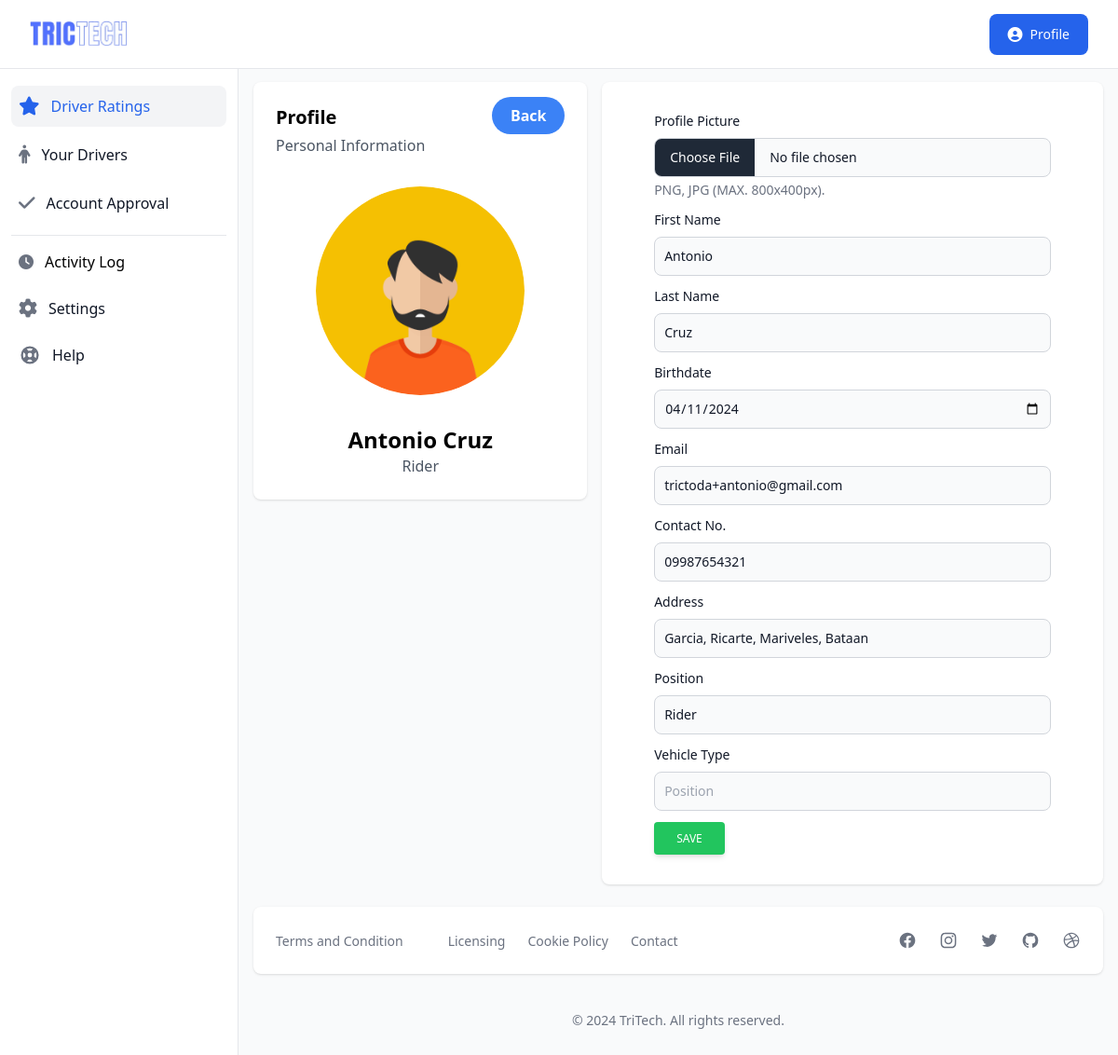
Page /operator/profile.php (signed in) on the committed database.
### tables this page shows
CREATE TABLE `account` (
  `id` int(11) NOT NULL,
  `unique_id` varchar(100) NOT NULL,
  `profile_img` varchar(250) DEFAULT NULL,
  `fname` varchar(50) NOT NULL,
  `lname` varchar(50) NOT NULL,
  `email` varchar(50) NOT NULL,
  `contact` varchar(20) NOT NULL,
  `birthdate` varchar(20) DEFAULT NULL,
  `address` varchar(100) DEFAULT NULL,
  `password` varchar(255) NOT NULL,
  `status` varchar(20) NOT NULL,
  `suspension` varchar(30) DEFAULT 'NO',
  `suspension_reason` varchar(255) DEFAULT NULL,
  `position` varchar(20) NOT NULL,
  `type` varchar(30) NOT NULL,
  `vercode` varchar(6) DEFAULT NULL,
  `date` varchar(50) NOT NULL
);

### operator/profile.php (the view, shortened to what this page needs)
<?php
    include '../database/connect.php';
    $getUser = $_SESSION['user'] ?? "";
    $unique_id = $_SESSION['unique_id'] ?? "";
    $sqlUser = mysqli_query($conn,"SELECT * FROM account WHERE unique_id = '$unique_id';");
    if(mysqli_num_rows($sqlUser) > 0){
        while($row = mysqli_fetch_assoc($sqlUser)){
            $getFName = $row["fname"];
            $getLName = $row["lname"];
            $getPosition = $row["position"];
            $getBirth = $row["birthdate"];
            $getContact = $row["contact"];
            $getAddress = $row["address"];
            $getType = $row["type"];
            $getProfileImg = $row['profile_img'];
        }
    }
?>
<!DOCTYPE html>
<html lang="en">
<head>
    <link rel="stylesheet" href="../dist/output.css">
    <link rel="stylesheet" href="https://cdn.datatables.net/1.13.1/css/jquery.dataTables.min.css">
    <link rel="stylesheet" href="https://cdnjs.cloudflare.com/ajax/libs/font-awesome/6.2.1/css/all.min.css" />
    <link rel="stylesheet" href="https://cdn.jsdelivr.net/npm/tw-elements/dist/css/index.min.css" />
    <script src="https://cdn.tailwindcss.com"></script>
</head>
<body>
    <div>
        <nav class="bg-white border-b border-gray-200 fixed z-30 w-full">
            <div class="px-3 py-3 lg:px-5 lg:pl-3">
                <div class="flex items-center justify-between">
                    <div class="flex items-center justify-start">
                        <a href="dashboard.php" class="text-xl font-bold flex items-center p-2 lg:ml-2.5">
                            <img class="w-20 lg:w-28" src="../images/logo.png" alt="logo">
                        </a>
                    </div>
                    <div class="flex items-center">
                        <div class="hidden lg:block">
                            <a href="#" id="dropdownDefault" data-dropdown-toggle="dropdown" class="sm:inline-flex ml-5 text-white bg-blue-600 hover:bg-blue-700 focus:ring-4 font-medium rounded-lg text-sm px-5 py-2.5 text-center items-center mr-3">
                                <i class="mr-2 text-base fa fa-user-circle" aria-hidden="true"></i>
                                Profile
                            </a>
                        </div>
                    </div>
                </div>
            </div>
        </nav>
        <div class="flex overflow-hidden bg-white pt-16">
            <aside id="sidebar" class="fixed hidden z-20 h-full top-0 left-0 pt-16 flex lg:flex flex-shrink-0 flex-col w-64 transition-width duration-75" aria-label="Sidebar">
                <div class="relative flex-1 flex flex-col min-h-0 border-r border-gray-200 bg-white pt-0">
                    <div class="flex-1 flex flex-col pt-5 pb-4 overflow-y-auto">
                        <div class="flex-1 px-3 bg-white divide-y space-y-1">
                            <ul class="space-y-2 pb-2">
                                <li>
                                    <a href="dashboard.php" class="text-base text-gray-900 font-normal rounded-lg bg-gray-100 flex items-center p-2 group ">
                                    <i class="fa fa-star text-xl text-blue-600 flex-shrink-0 transition duration-75" aria-hidden="true"></i>
                                    <span class="ml-3 flex-1 whitespace-nowrap text-blue-600">Driver Ratings</span>
                                    </a>
                                </li>
                                <li>
                                    <a href="drivers.php" class="text-base text-gray-900 font-normal rounded-lg hover:bg-gray-100 flex items-center p-2 group ">
                                    <i class="fa fa-male text-xl text-gray-500 flex-shrink-0 group-hover:text-gray-900 transition duration-75" aria-hidden="true"></i>
                                    <span class="ml-3 flex-1 whitespace-nowrap">Your Drivers</span>
                                    </a>
                                </li>
                                <li>
                                    <a href="account-approval.php" class="text-base text-gray-900 font-normal rounded-lg hover:bg-gray-100 flex items-center p-2 group ">
                                    <i class="fa fa-check text-xl text-gray-500 flex-shrink-0 group-hover:text-gray-900 transition duration-75" aria-hidden="true"></i>
                                    <span class="ml-3 flex-1 whitespace-nowrap">Account Approval</span>
                                    </a>
                                </li>
                            </ul>
                            <div class="space-y-2 pt-2">
                                <a href="logs.php" class="text-base hover:bg-gray-100 font-normal rounded-lg group transition duration-75 flex items-center p-2">
                                    <i class="fa fa-clock  text-base text-gray-500 flex-shrink-0 group-hover:text-gray-900 transition duration-75" name="settings-outline"></i>
                                    <span class="ml-3">Activity Log</span>
                                </a>
                                <a href="setting.php" class="text-base text-gray-900 font-normal rounded-lg hover:bg-gray-100 group transition duration-75 flex items-center p-2">
                                    <i class="fa fa-cog  text-xl text-gray-500 flex-shrink-0 group-hover:text-gray-900 transition duration-75" name="settings-outline"></i>
                                    <span class="ml-3">Settings</span>
                                </a>
                                <a href="#" class="text-base text-gray-900 font-normal rounded-lg hover:bg-gray-100 group transition duration-75 flex items-center p-2">
                                    <span class="ml-3">Help</span>
                                </a>
                            </div>
                        </div>
                    </div>
                </div>
            </aside>
            <div id="main-content" class="h-full w-full bg-gray-50 relative overflow-y-auto lg:ml-64">
                <main>
                    <div class="pt-6 px-4 bg-white-400">
                        <div class="h-full">
                            <div class="block md:flex">
                                <div class="bg-white h-5/6 w-full md:w-2/5 shadow rounded-lg p-4 mb-4 sm:p-6 sm:mb-0 xl:p-8">
                                    <div class="flex justify-between">
                                        <span class="text-xl font-semibold block">Profile</span>
                                        <a href="dashboard.php" class="-mt-2 text-md font-bold text-white bg-blue-500 rounded-full px-5 py-2 hover:bg-blue-600">Back</a>
                                    </div>
                                    <span class="text-gray-600">Personal Information</span>
                                    <div class="w-full h-1/2 p-8 flex justify-center">
                                        <img class="w-56 h-56 rounded-full" src="../images/profile/<?php echo $getProfileImg ?? "profile.png"; ?>" alt="Rounded avatar">
                                    </div>
                                    <div class="justify-center text-center">
                                        <p class="text-2xl font-semibold block"><?php echo ucwords($getFName) ." ". $getLName; ?></p>
                                        <h3 class="text-gray-600"><?php if($getPosition=="*") { echo "Super User"; }else{ echo ucwords($getPosition); }  ?></h3>
                                    </div>
                                </div>
                                <div class="w-full shadow rounded-lg md:w-3/5 p-8 bg-white lg:ml-4">
                                    <div class="w-[90%] m-auto">
                                        <form action="../function/updateProfile.php" method="POST" enctype="multipart/form-data">
                                            <div class="mb-3">
                                                <label class="block mb-2 text-sm font-medium text-gray-900" for="profileImage">Profile Picture</label>
                                                <input id="profileImage" name="profileImage" type="file" accept="image/*" class="block w-full text-sm text-gray-900 border border-gray-300 rounded-lg cursor-pointer bg-gray-50">
                                                <p class="mt-1 text-sm text-gray-500 dark:text-gray-300" id="file_input_help">PNG, JPG (MAX. 800x400px).</p>
                                            </div>
                                            <div class="mb-3">
                                                <label for="fname" class="block mb-2 text-sm font-medium text-gray-900 dark:text-white">First Name</label>
                                                <input type="input" name="fname" value="<?php echo $getFName; ?>" id="name" class="bg-gray-50 border border-gray-300 text-gray-900 text-sm rounded-lg outline-blue-500 focus:ring-blue-500 focus:border-blue-500 block w-full p-2.5" placeholder="First Name" autocomplete="off" required>
                                            </div>
                                            <div class="mb-3">
                                                <label for="lname" class="block mb-2 text-sm font-medium text-gray-900 dark:text-white">Last Name</label>
                                                <input type="input" name="lname" value="<?php echo $getLName; ?>" id="name" class="bg-gray-50 border border-gray-300 text-gray-900 text-sm rounded-lg outline-blue-500 focus:ring-blue-500 focus:border-blue-500 block w-full p-2.5" placeholder="Last Name" autocomplete="off" required>
                                            </div>
                                            <div class="mb-3">
                                                <label for="birthdate" class="block mb-2 text-sm font-medium text-gray-900 dark:text-white">Birthdate</label>
                                                <input type="date" name="birthdate" value="<?php echo $getBirth; ?>" id="name" class="bg-gray-50 border border-gray-300 text-gray-900 text-sm rounded-lg outline-blue-500 focus:ring-blue-500 focus:border-blue-500 block w-full p-2.5" placeholder="Birthdate" autocomplete="off" required>
                                            </div>
                                            <div class="mb-3">
                                                <label for="email" class="block mb-2 text-sm font-medium text-gray-900 dark:text-white">Email</label>
                                                <input disabled type="input" name="email" id="email" value="<?php echo $getUser; ?>" class="bg-gray-50 border border-gray-300 text-gray-900 text-sm rounded-lg outline-blue-500 focus:ring-blue-500 focus:border-blue-500 block w-full p-2.5" placeholder="Email" autocomplete="off" required>
                                            </div>
                                            <div class="mb-3">
                                                <label for="contact" class="block mb-2 text-sm font-medium text-gray-900 ">Contact No.</label>
                                                <input type="input" name="contact" id="contact" value="<?php echo $getContact; ?>" class="bg-gray-50 border border-gray-300 text-gray-900 text-sm rounded-lg outline-blue-500 focus:ring-blue-500 focus:border-blue-500 block w-full p-2.5" placeholder="Contact Number" autocomplete="off" required>
                                            </div>
                                            <div class="mb-3">
                                                <label for="address" class="block mb-2 text-sm font-medium text-gray-900 dark:text-white">Address</label>
                                                <input type="input" name="address" id="address" value="<?php echo $getAddress; ?>" class="bg-gray-50 border border-gray-300 text-gray-900 text-sm rounded-lg outline-blue-500 focus:ring-blue-500 focus:border-blue-500 block w-full p-2.5" placeholder="Address" autocomplete="off" required>
                                            </div>
                                            <div class="mb-3">
                                                <label for="position" class="block mb-2 text-sm font-medium text-gray-900 dark:text-white">Position</label>
                                                <input type="input" disabled name="position" id="position" value="<?php echo $getPosition; ?>" class="bg-gray-50 border border-gray-300 text-gray-900 text-sm rounded-lg outline-blue-500 focus:ring-blue-500 focus:border-blue-500 block w-full p-2.5" placeholder="Position" autocomplete="off" required>
                                            </div>
                                            <?php
                                                if($getType == "rider") {
                                                    ?>
                                                    <div class="mb-3">
                                                        <label for="vehicle" class="block mb-2 text-sm font-medium text-gray-900 dark:text-white">Vehicle Type</label>
                                                        <input type="input" name="vehicle" id="vehicle" value="<?php echo $getVehicle; ?>" class="bg-gray-50 border border-gray-300 text-gray-900 text-sm rounded-lg outline-blue-500 focus:ring-blue-500 focus:border-blue-500 block w-full p-2.5" placeholder="Position" autocomplete="off" required>
                                                    </div>
                                                    <?php
                                                }
                                            ?>
                                            <div class="mt-3">
                                                <button type="submit" name="updateProfile" class="inline-block px-6 py-2.5 bg-green-500 text-white font-medium text-xs leading-tight uppercase rounded shadow-md hover:bg-green-600 hover:shadow-lg focus:bg-green-600 focus:shadow-lg focus:outline-none focus:ring-0">
                                                    Save
                                                </button>
                                            </div>
                                        </form>
                                    </div>
                                </div>
                            </div>
                        </div>
                    </div>
                </main>
                <footer class="bg-white md:flex md:items-center md:justify-between shadow rounded-lg p-4 md:p-6 xl:p-8 my-6 mx-4">
                    <ul class="flex items-center flex-wrap mb-6 md:mb-0">
                    <li><a href="#" class="text-sm font-normal text-gray-500 hover:underline mr-4 md:mr-6">Terms and Condition</a></li>
                    <li><a href="#" class="text-sm font-normal text-gray-500 hover:underline mr-4 md:mr-6"></a></li>
                    <li><a href="#" class="text-sm font-normal text-gray-500 hover:underline mr-4 md:mr-6">Licensing</a></li>
                    <li><a href="#" class="text-sm font-normal text-gray-500 hover:underline mr-4 md:mr-6">Cookie Policy</a></li>
                    <li><a href="#" class="text-sm font-normal text-gray-500 hover:underline">Contact</a></li>
                    </ul>
                    <div class="flex sm:justify-center space-x-6">
                    <a href="#" class="text-gray-500 hover:text-gray-900">
                    </a>
                    <a href="#" class="text-gray-500 hover:text-gray-900">
                    </a>
                    <a href="#" class="text-gray-500 hover:text-gray-900">
                    </a>
                    <a href="#" class="text-gray-500 hover:text-gray-900">
                    </a>
                    <a href="#" class="text-gray-500 hover:text-gray-900">
                    </a>
                    </div>
                </footer>
                <p class="text-center text-sm text-gray-500 my-10">
                    &copy; <?php echo date('Y'); ?> <a href="#" class="hover:underline" target="_blank">TriTech</a>. All rights reserved.
                </p>
            </div>
        </div>
    </div>
</body>
</html>

### rows in the picture
account: fname "Antonio", lname "Cruz", position "Rider", birthdate "04/11/2024", contact "09987654321", address "Garcia, Ricarte, Mariveles, Bataan"
